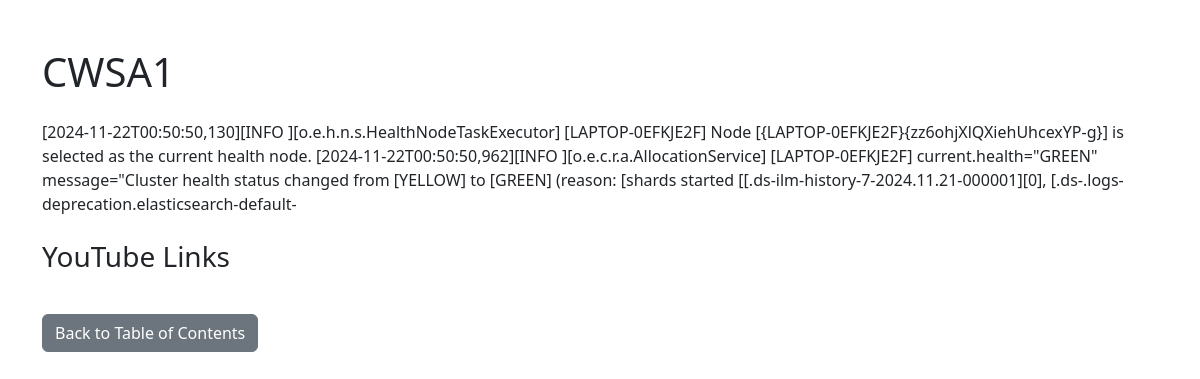
Screenshot of /chapter/1/ with the database file from the repository.
### books/models.py (models this page shows, shortened)
class Chapter(models.Model):
    book = models.ForeignKey(Book, related_name="chapters", on_delete=models.CASCADE)
    title = models.CharField(max_length=255)
    order = models.PositiveIntegerField()
    text = models.TextField(blank=True, null=True)

### books/views.py (the view)
# urls.py: path('chapter/<int:pk>/', views.chapter_detail, name='chapter_detail'),
def chapter_detail(request, pk):
    chapter = get_object_or_404(Chapter, pk=pk)
    return render(request, 'books/chapter_detail.html', {'chapter': chapter})

### books/templates/books/chapter_detail.html (shortened to what this page needs)
<!DOCTYPE html>
<html lang="en">
<head>
    <link href="https://cdn.jsdelivr.net/npm/bootstrap@5.3.0-alpha1/dist/css/bootstrap.min.css" rel="stylesheet">
</head>
<body>
<div class="container my-5">
    <h1>{{ chapter.title }}</h1>
    {% if chapter.text %}
        <div class="mt-4">
            <p>{{ chapter.text }}</p>
        </div>
    {% endif %}
    {% if chapter.youtube_links %}
        <h3 class="mt-4">YouTube Links</h3>
    {% endif %}
    <a href="{% url 'table_of_contents' %}" class="btn btn-secondary mt-4">Back to Table of Contents</a>
</div>
</body>
</html>

### rows the page displays
Chapter: title "CWSA1", text "[2024-11-22T00:50:50,130][INFO ][o.e.h.n.s.HealthNodeTaskExecutor] [LAPTOP-0EFKJE2F] Node [{LAPTOP-0EFKJE2F}{zz6ohjXlQXiehUhcexYP-g}] is selected as the current health node. [2024-11-22T00:50:50,962][INFO ][o.e.c.r.a.AllocationService] [LAPTOP-0EFKJE2F] current.health=\"GREEN\" message=\"Cluster health status changed from [YELLOW] to [GREEN] (reason: [shards started [[.ds-ilm-history-7-2024.11.21-000001][0], [.ds-.logs-deprecation.elasticsearch-default-"
